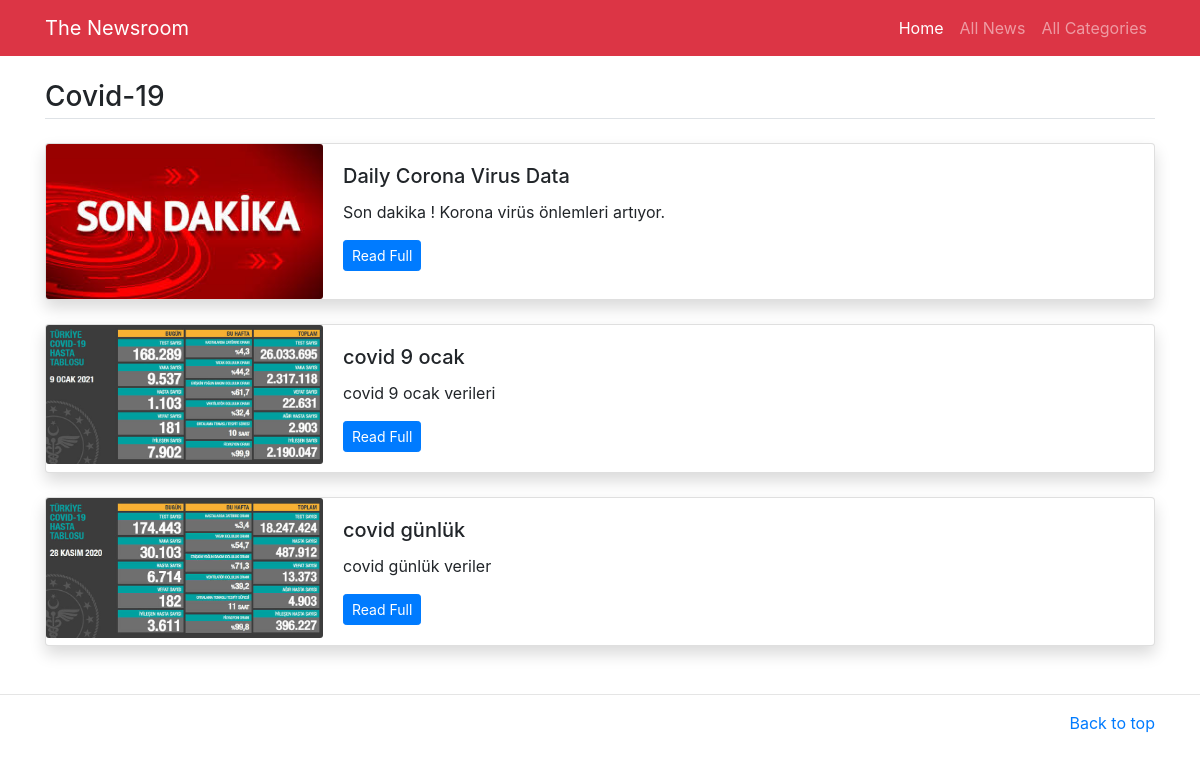
Page /category/2 on the committed database.
### main/models.py (models this page shows, shortened)
class Category(models.Model):
    title=models.CharField(max_length=200)
    category_model=models.ImageField(upload_to='media/imgs')
    class Meta:
        verbose_name_plural='Categories'

class News(models.Model):
    category=models.ForeignKey(Category,on_delete=models.CASCADE)
    title=models.CharField(max_length=300)
    image=models.ImageField(upload_to='media/imgs')
    detail=models.TextField()
    add_time=models.DateTimeField(auto_now_add=True)
    class Meta:
        verbose_name_plural='News'

### main/views.py (the view)
# urls.py: path('category/<int:id>',views.category,name='category'),
def category(request, id):
    category=Category.objects.get(id=id)
    news=News.objects.filter(category=category)
    return render(request,'category-news.html',{
        'all_news':news,
        'category':category
    })

### main/templates/category-news.html
{% extends 'base.html' %}
{% block content %}
<main class="container mt-3 mb-5">
	<h3 class="border-bottom pb-1 my-4">{{category.title}}</h3>
    {% for news in all_news %}
    <div class="card mb-4 shadow">
	  <div class="row no-gutters">
	    <div class="col-md-3">
	      <img src="/{{news.image}}" class="card-img" alt="{{news.title}}">
	    </div>
	    <div class="col-md-8">
	      <div class="card-body">
	        <h5 class="card-title">{{news.title}}</h5>
	        <p class="card-text">{{news.detail}}</p>
	        <p class="card-text"><a href="/detail/{{news.id}}" class="btn btn-sm btn-primary">Read Full</a></p>
	      </div>
	    </div>
	  </div>
	</div>
	{% endfor %}
</main>
{% endblock %}

### rows in the picture
Category: title "Covid-19"
News: image (picture), title "Daily Corona Virus Data", detail "Son dakika ! Korona virüs önlemleri artıyor."
News: image (picture), title "covid 9 ocak", detail "covid 9 ocak verileri"
News: image (picture), title "covid günlük", detail "covid günlük veriler"
